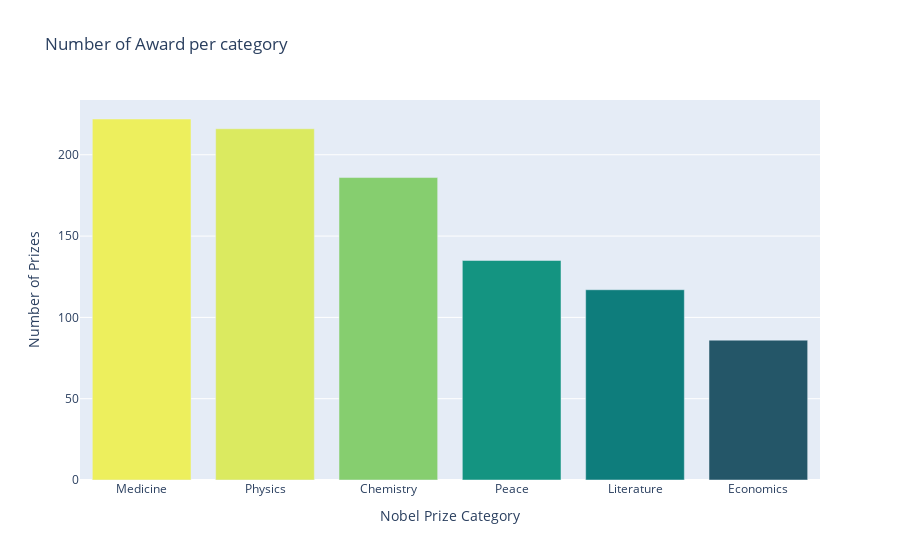

The cell this chart's notebook holds for it:
### Code cell
bar = px.bar(x=prize_per_category.index,
             y=prize_per_category.values,
             color=prize_per_category.values,
             title="Number of Award per category",
             color_continuous_scale="Aggrnyl")
bar.update_layout(xaxis_title="Nobel Prize Category",
                  yaxis_title="Number of Prizes",
                  coloraxis_showscale=False)
bar.show()

### Figure 1 — Plotly figure (JSON) as saved in the notebook; plotly's stock layout.template omitted (floating-point values rounded to 4 significant figures)
{"data": [{"alignmentgroup": "True", "hovertemplate": "x=%{x}<br>y=%{y}<br>color=%{marker.color}<extra></extra>", "legendgroup": "", "marker": {"color": [222, 216, 186, 135, 117, 86], "coloraxis": "coloraxis", "pattern": {"shape": ""}}, "name": "", "offsetgroup": "", "orientation": "v", "showlegend": false, "textposition": "auto", "type": "bar", "x": ["Medicine", "Physics", "Chemistry", "Peace", "Literature", "Economics"], "xaxis": "x", "y": [222, 216, 186, 135, 117, 86], "yaxis": "y"}], "layout": {"barmode": "relative", "coloraxis": {"colorbar": {"title": {"text": "color"}}, "colorscale": [[0, "rgb(36, 86, 104)"], [0.1667, "rgb(15, 114, 121)"], [0.3333, "rgb(13, 143, 129)"], [0.5, "rgb(57, 171, 126)"], [0.6667, "rgb(110, 197, 116)"], [0.8333, "rgb(169, 220, 103)"], [1, "rgb(237, 239, 93)"]], "showscale": false}, "legend": {"tracegroupgap": 0}, "title": {"text": "Number of Award per category"}, "xaxis": {"anchor": "y", "domain": [0, 1], "title": {"text": "Nobel Prize Category"}}, "yaxis": {"anchor": "x", "domain": [0, 1], "title": {"text": "Number of Prizes"}}}}
